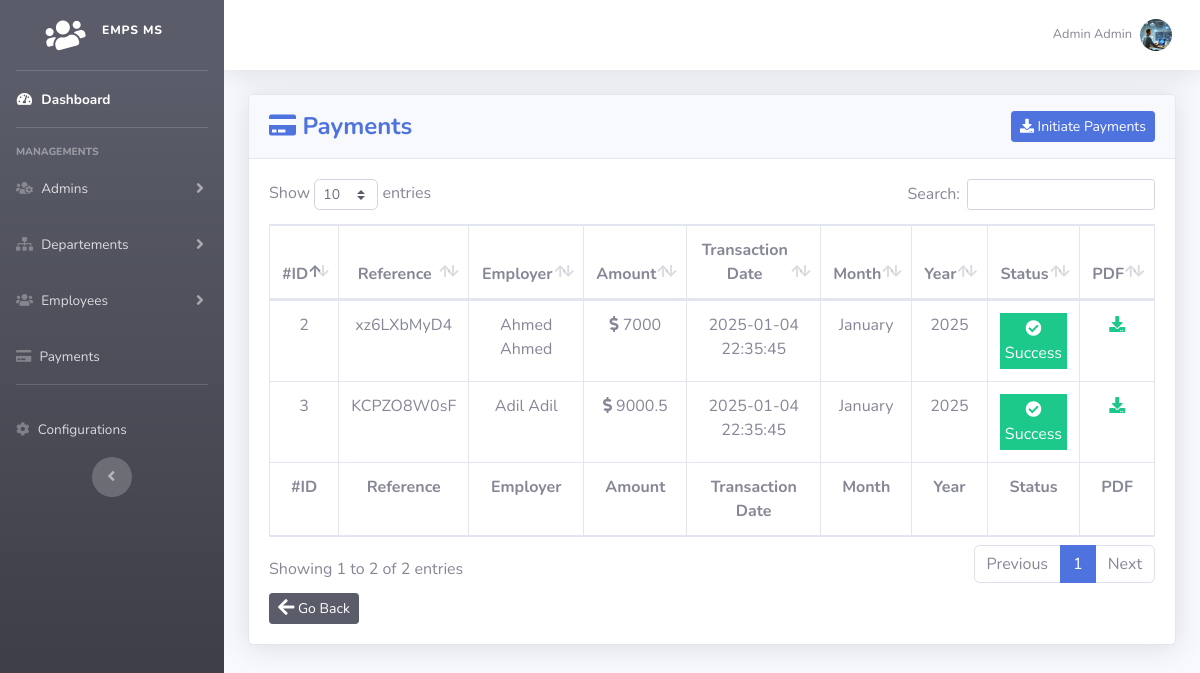
Page /payments (signed in) on the committed database.
### tables this page shows
CREATE TABLE `payments` (
  `id` int NOT NULL AUTO_INCREMENT,
  `reference` varchar(255) NOT NULL,
  `amount` double NOT NULL,
  `launch_date_time` datetime NOT NULL DEFAULT CURRENT_TIMESTAMP,
  `done_date_time` datetime NOT NULL DEFAULT CURRENT_TIMESTAMP,
  `status` tinyint(1) NOT NULL,
  `month` tinyint NOT NULL,
  `year` int NOT NULL,
  `employee_id` int NOT NULL,
  `created_date_time` datetime NOT NULL DEFAULT CURRENT_TIMESTAMP,
  `updated_date_time` datetime NOT NULL DEFAULT CURRENT_TIMESTAMP ON UPDATE CURRENT_TIMESTAMP,
  PRIMARY KEY (`id`),
  KEY `FK_employee_id` (`employee_id`),
  CONSTRAINT `FK_employee_id` FOREIGN KEY (`employee_id`) REFERENCES `employees` (`id`) ON DELETE CASCADE ON UPDATE CASCADE
);

CREATE TABLE `employees` (
  `id` int NOT NULL AUTO_INCREMENT,
  `cin` varchar(20) NOT NULL,
  `firstName` varchar(30) NOT NULL,
  `lastName` varchar(30) NOT NULL,
  `gender` varchar(10) NOT NULL,
  `phone` varchar(20) NOT NULL,
  `country` varchar(100) NOT NULL,
  `dateOfBirth` date NOT NULL,
  `email` varchar(255) NOT NULL,
  `address` varchar(255) NOT NULL,
  `maritalStatus` tinyint NOT NULL,
  `salary` double NOT NULL,
  `dateOfJoining` datetime NOT NULL,
  `jobType` tinyint NOT NULL,
  `workingHours` tinyint NOT NULL,
  `departementId` int NOT NULL,
  `avatar` varchar(255) DEFAULT NULL,
  `created_date_time` datetime NOT NULL DEFAULT CURRENT_TIMESTAMP,
  `updated_date_time` datetime NOT NULL DEFAULT CURRENT_TIMESTAMP ON UPDATE CURRENT_TIMESTAMP,
  PRIMARY KEY (`id`),
  UNIQUE KEY `email` (`email`),
  UNIQUE KEY `cin` (`cin`),
  KEY `FK_DepartID` (`departementId`),
  CONSTRAINT `FK_DepartID` FOREIGN KEY (`departementId`) REFERENCES `departements` (`id`) ON DELETE CASCADE ON UPDATE CASCADE
);

### app/controllers/PaymentsController.php (called while the page is built, shortened)
<?php
class PaymentsController extends Controller{
    private $isMonthlyPayday = false;
    public function __construct(){
        if(isset($_SESSION['admin_email'])){
            $email = $_SESSION['admin_email'];
            $payment = new Admin();
            self::$currentAdmin = $payment->first($email,'email');
        }
        $monthPaydayConfigObj = new Configuration();
        $this->monthlyPaydayConfiguration = $monthPaydayConfigObj->first('Monthly payday','type');
        $this->isMonthlyPayday = ( date('d') == $this->monthlyPaydayConfiguration->value);
    }
    public function index(){
        $playment = new Payment();
        $data['payments']= $playment->inner_join_between_2_tables(['id','reference','amount','launch_date_time' ,'status','month' ,'year','employee_id'],["firstName AS employerfirstName","lastName AS employerLastName"],'employees','employee_id','id','P','E');
        $data['isMonthlyPayday'] = $this->isMonthlyPayday;
        $this->view('payments/list',$data);
    }
}

### app/core/App.php (called while the page is built, shortened)
<?php
class App {
    private static $url        = [];
    private static $method     = 'index';
    private static function splitUrl(string $url):array{
        return explode('/',trim($url,'/'));
    }
    private static function loadMethod($controllerObj){
        self::$method = 'index';
        $method_name = isset(self::$url[1]) && !empty(Validator::skip(self::$url[1])) ? strtolower(Validator::skip(self::$url[1])) : 'index' ;
        if(method_exists($controllerObj,$method_name)){
            self::$method = $method_name ;
        }
    }
    public static function loadController($url){
        self::$url = self::splitUrl($url);
        $controllerObj   = new $controllerClass();
        call_user_func_array([$controllerObj,self::$method],self::$url);
    }
}

### public/index.php (called while the page is built, shortened)
<?php
$url = isset($_GET['url']) && !empty(Validator::skip($_GET['url'])) ? Validator::skip($_GET['url']) : 'Admin';
App::loadController($url);

### app/core/Database.php (called while the page is built, shortened)
<?php
class Database {
    private static $connect = null;
    private static function connect(){
        $dsn = DB_TYPE.':host='.HOST_NAME.';dbname='.DB_NAME.';charset='.DB_CHARSET;
        try {
            $con = new PDO($dsn, DB_USER, DB_PASS);
            $con->setAttribute(PDO::ATTR_ERRMODE, PDO::ERRMODE_EXCEPTION);
            $con->setAttribute(PDO::ATTR_DEFAULT_FETCH_MODE, PDO::FETCH_ASSOC);
            return $con;
        } catch (PDOException $e) {
            return NULL;
        }
    }
    protected function query($query,$data=[],$result_type = self::ROW_COUNT ,$fetch_type=5){
        if(is_null(self::$connect)){
            self::$connect = self::connect();
        }
        $stmt = self::$connect->prepare($query);
       if($stmt->execute($data)){
        switch($result_type):
            case self::FETCH_ALL:
                return $stmt->fetchAll($fetch_type);
            case self::FETCH:
                return $stmt->fetch($fetch_type);
        endswitch;
       }
       return false;
    }
}

### app/core/Model.php (called while the page is built, shortened)
<?php
class Model extends Database {
    protected $table          = '';
    public function first($value,$column='id',$columns=[], $fetch_type=self::FETCH_OBJ){
        $columns = !empty($columns) ? implode(', ',$columns) : '*';
        $query   = "SELECT  $columns FROM {$this->table} WHERE $column = '$value' LIMIT 1";
        return $this->query(query:$query,result_type:self::FETCH,fetch_type:$fetch_type);
    }
    public function inner_join_between_2_tables($columnsTbl1=[] ,$columnsTbl2=[] , $tableName2 ,$fkColNameTbl1 , $pkColNameTbl2,  $alisTableName1 , $alisTableName2,$result_type =self::FETCH_ALL,$fetch_type=self::FETCH_OBJ){
        $columnsTbl1Text = '';
        $columnsTbl2Text = '';
        if(!empty($columnsTbl1)){
            foreach($columnsTbl1 as $column){
                $columnsTbl1Text.= $alisTableName1.'.'.$column.', ';
            }
        }
        if(!empty($columnsTbl2)){
            foreach($columnsTbl2 as $col){
                $columnsTbl2Text.= $alisTableName2.'.'.$col.', ';
            }
            $columnsTbl2Text = rtrim($columnsTbl2Text,', ');
        }
        $columns = $columnsTbl1Text.$columnsTbl2Text;
        $columns = empty($columns) ? '*' : $columns;
        $query   = "SELECT $columns FROM {$this->table} $alisTableName1 INNER JOIN $tableName2 $alisTableName2 ON $alisTableName1.$fkColNameTbl1 = $alisTableName2.$pkColNameTbl2";
        return $this->query($query,[],$result_type,$fetch_type);
    }
}

### app/models/Employee.php (called while the page is built, shortened)
<?php
class Employee extends Model {
    public static function getFullName($fnmae , $lname){
        return ucwords($fnmae.' '.$lname);
    }
}

### app/core/Glb.php (called while the page is built, shortened)
<?php
class Glb{
    public static function getMonthName($monthNumber)  {
        $months = [
            1 => "January",
            2 => "February",
            3 => "March",
            4 => "April",
            5 => "May",
            6 => "June",
            7 => "July",
            8 => "August",
            9 => "September",
            10 => "October",
            11 => "November",
            12 => "December"
        ];
        return $months[$monthNumber];
    }
}

### app/models/Admin.php (called while the page is built, shortened)
<?php
class Admin extends Model {
    public static function getFullName($fnmae , $lname){
        return ucwords($fnmae.' '.$lname);
    }
}

### app/views/payments/list.view.php (the view, shortened to what this page needs)
   <div class="card shadow mb-4">
      <div class="card-header py-3 d-flex justify-content-between align-items-center">
            <h4 class="m-0 font-weight-bold text-primary"><i class="fas fa-credit-card"></i> Payments</h4>
            <?php if($isMonthlyPayday): ?>
               <div class="Initiate Payments">
                  <a href="<?= ROOT ?>payments/initiatePayments" class="btn btn-sm btn-primary"><i class="fas fa-download"></i> Initiate Payments</a>
               </div>
            <?php endif; ?>
      </div>
      <div class="card-body">
            <div class="table-responsive">
               <table class="table table-bordered text-center" id="dataTable" width="100%" cellspacing="0">
                  <thead>
                        <tr>
                           <th>#ID</th>
                           <th>Reference</th>
                           <th>Employer</th>
                           <th>Amount</th>
                           <th>Transaction Date</th>
                           <th>Month</th>
                           <th>Year</th>
                           <th>Status</th>
                           <th>PDF</th>
                        </tr>
                  </thead>
                  <tfoot>
                        <tr>
                           <th>#ID</th>
                           <th>Reference</th>
                           <th>Employer</th>
                           <th>Amount</th>
                           <th>Transaction Date</th>
                           <th>Month</th>
                           <th>Year</th>
                           <th>Status</th>
                           <th>PDF</th>
                        </tr>
                  </tfoot>
                  <tbody>
                     <?php foreach($payments as $payment):?>
                              <tr>
                                 <td><?= $payment->id ?></td>
                                 <td><?= $payment->reference ?></td>
                                 <td><a href="<?= ROOT .'employee/show/'.$payment->employee_id ?>" class="text-decoration-none text-secondary"><?= Employee::getFullName($payment->employerfirstName,$payment->employerLastName) ?></a></td>
                                 <td><i class="fas fa-dollar-sign"></i> <?= $payment->amount ?></td>
                                 <td><?= $payment->launch_date_time ?></td>
                                 <td><?= Glb::getMonthName($payment->month) ?></td>
                                 <td><?= $payment->year ?></td>
                                 <td><div class="p-1 text-white bg-<?= $payment->status == 1 ? "success" : "danger" ?>"><i class="fas fa-<?= $payment->status == 1 ? "check-circle" : "times-circle" ?>"></i> <?= $payment->status == 1 ? "Success" : "Faile" ?></div></td>
                                 <td><a href="<?= ROOT .'payments/dowloadInvoice/'.$payment->id?>" class="text-decoration-none text-success" title='Download Invoice PDF'><i class="fas fa-download"></i></a></td>
                              </tr>
                        <?php endforeach;?>
                  </tbody>
               </table>
               <a href="<?= ROOT ?>home" class="btn btn-sm btn-dark mt-2" title="Go Back">
                  <i class="fas fa-arrow-left fa-lg"></i> Go Back
               </a>
            </div>
      </div>
   </div>
<?php  $content = ob_get_clean()?>

### app/views/layout/layout.view.php (shortened to what this page needs)
<!DOCTYPE html>
<html lang="en">
<head>
    <link href="<?= ROOT_ASSEST ?>vendor/fontawesome-free/css/all.min.css" rel="stylesheet" type="text/css">
    <link href="<?= ROOT_ASSEST ?>css/sb-admin-2.min.css" rel="stylesheet">
    <link href="<?= ROOT_ASSEST ?>vendor/datatables/dataTables.bootstrap4.min.css" rel="stylesheet">
    <link href="<?= ROOT_ASSEST ?>css/main.css" rel="stylesheet">
</head>
<body id="page-top">
    <div id="wrapper">
        <ul class="navbar-nav bg-gradient-dark sidebar sidebar-dark accordion" id="accordionSidebar">
            <a class="sidebar-brand d-flex align-items-center justify-content-center" href="<?= ROOT ?>home">
                <div class="sidebar-brand-icon rotate-n-15">
                    <i class="fa fa-users"></i>
                </div>
                <div class="sidebar-brand-text mx-3"><sup>EMPS MS</sup></div>
            </a>
            <hr class="sidebar-divider my-0">
            <li class="nav-item active">
                <a class="nav-link" href="<?= ROOT ?>home">
                    <i class="fas fa-fw fa-tachometer-alt"></i>
                    <span>Dashboard</span></a>
            </li>
            <hr class="sidebar-divider">
            <div class="sidebar-heading">
                MANAGEMENTS
            </div>
            <li class="nav-item">
                <a class="nav-link collapsed" href="#" data-toggle="collapse" data-target="#collapseAdmins"
                    aria-expanded="true" aria-controls="collapseAdmins">
                    <i class="fas fa-users-cog"></i>
                    <span>Admins</span>
                </a>
            </li>
            <li class="nav-item">
                <a class="nav-link collapsed" href="#" data-toggle="collapse" data-target="#collapseDepartements"
                    aria-expanded="true" aria-controls="collapseDepartements">
                    <i class="fas fa-sitemap"></i>
                    <span>Departements</span>
                </a>
            </li>
            <li class="nav-item">
                <a class="nav-link collapsed" href="#" data-toggle="collapse" data-target="#collapseEmployees"
                    aria-expanded="true" aria-controls="collapseEmployees">
                    <i class="fas fa-users"></i>
                    <span>Employees</span>
                </a>
            </li>
            <li class="nav-item">
                <a class="nav-link" href="<?= ROOT ."payments"?>">
                    <i class="fas fa-credit-card"></i>
                    <span>Payments</span>
                </a>
            </li>
            <hr class="sidebar-divider">
            <li class="nav-item">
                <a class="nav-link" href="<?= ROOT ?>configurations">
                    <i class="fas fa-cog icon"></i>
                    <span>Configurations</span>
                </a>
            </li>
            <div class="text-center d-none d-md-inline">
                <button class="rounded-circle border-0" id="sidebarToggle"></button>
            </div>
        </ul>
        <div id="content-wrapper" class="d-flex flex-column">
            <div id="content">
                <nav class="navbar navbar-expand navbar-light bg-white topbar mb-4 static-top shadow">
                    <ul class="navbar-nav ml-auto">
                        <li class="nav-item dropdown no-arrow">
                            <a class="nav-link dropdown-toggle" href="#" id="userDropdown" role="button"
                                data-toggle="dropdown" aria-haspopup="true" aria-expanded="false">
                                <span class="mr-2 d-none d-lg-inline text-gray-600 small"><?= Admin::getFullName($curAdmin->firstName,$curAdmin->lastName); ?></span>
                                <img src="<?= !empty($curAdmin->avatar) ? ROOT."app/uploads/admins/avatars/$curAdmin->avatar" : ROOT."app/uploads/admins/avatars/default-admin-avatar.png"?>" alt="Current Admin Avatar" class="img-profile rounded-circle">
                            </a>
                        </li>
                    </ul>
                </nav>
                <div class="container-fluid">
                     <?= $content ?>
                </div>
            </div>
        </div>
    </div>
</body>
</html>

### rows in the picture
payments: id "2", reference "xz6LXbMyD4", employee.lastName "Ahmed Ahmed", amount "7000", launch_date_time "2025-01-04 22:35:45", month "January", year "2025", status 1 (drawn)
payments: id "3", reference "KCPZO8W0sF", employee.lastName "Adil Adil", amount "9000.5", launch_date_time "2025-01-04 22:35:45", month "January", year "2025", status 1 (drawn)

### other values in the picture
Admin::getFullName($curAdmin->firstName,$curAdmin->lastName) "Admin Admin"
